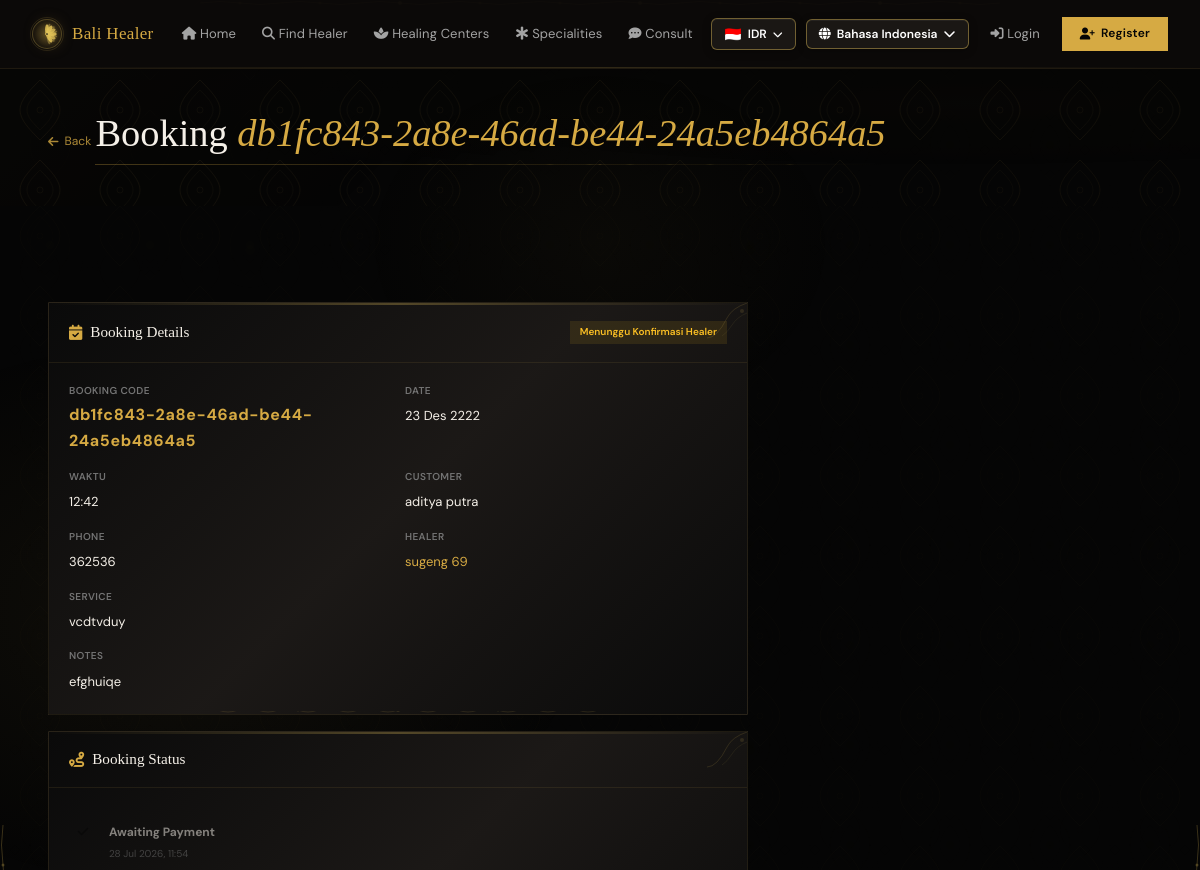
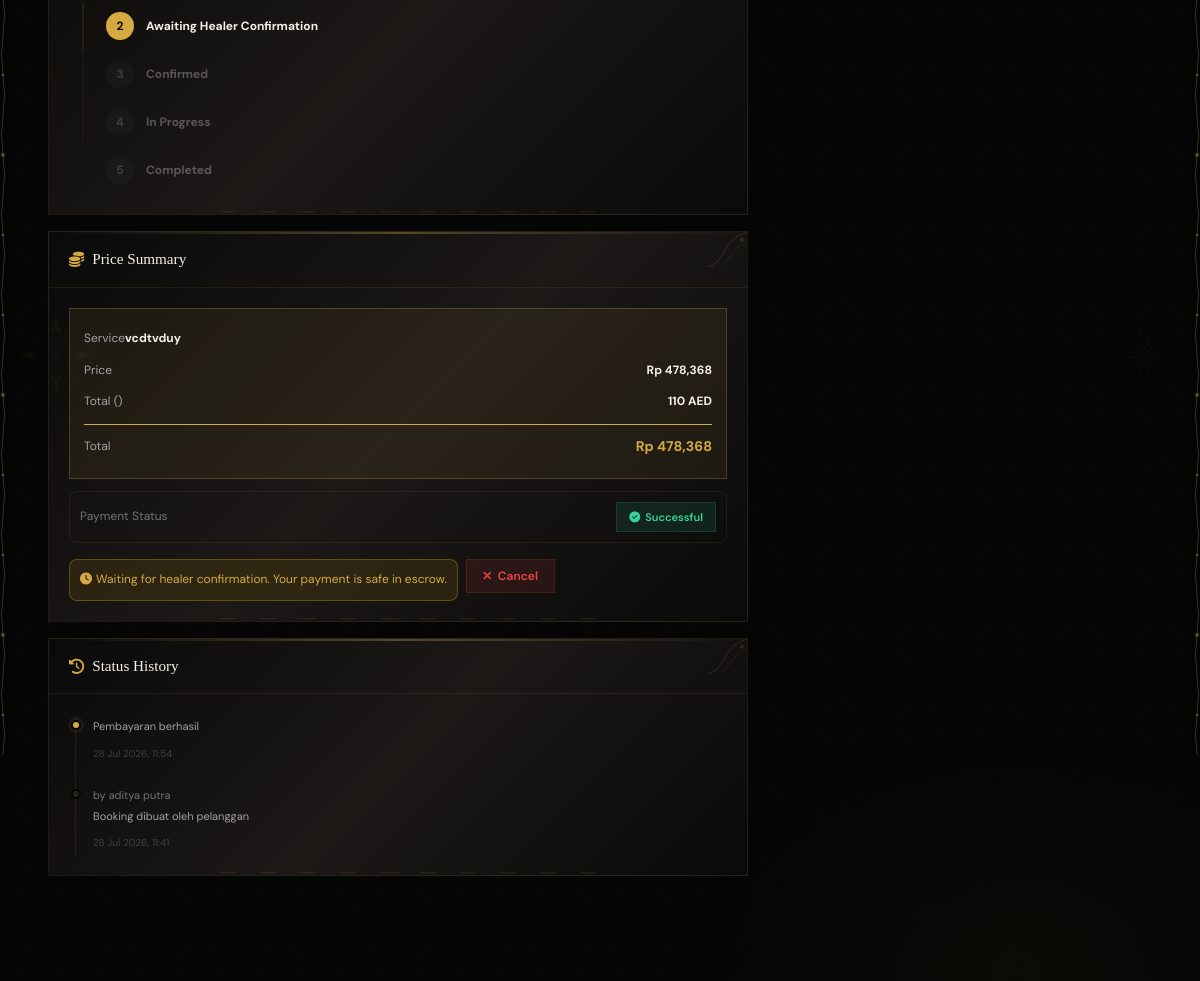
Before: /id/booking/db1fc843-2a8e-46ad-be44-24a5eb4864a5/ (upper part) with the older database file (2 pictures, top to bottom).
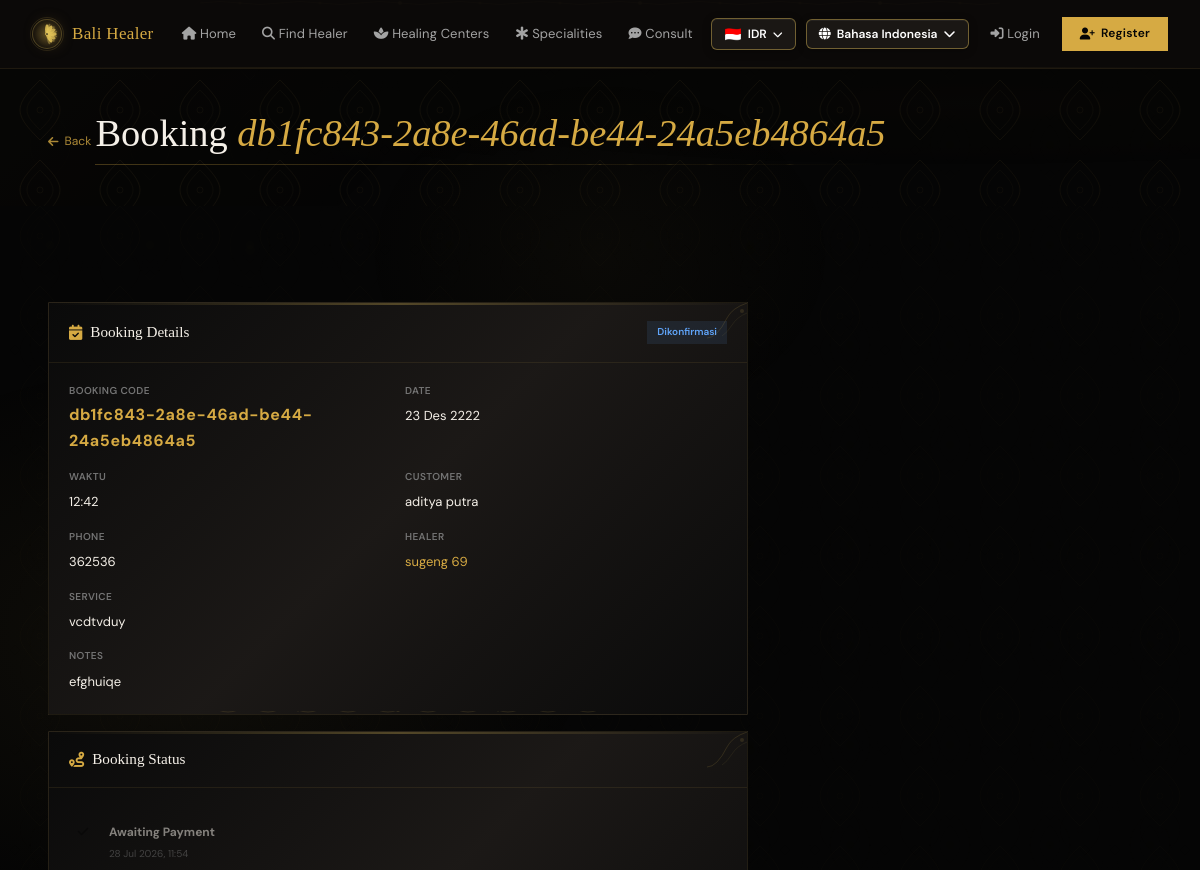
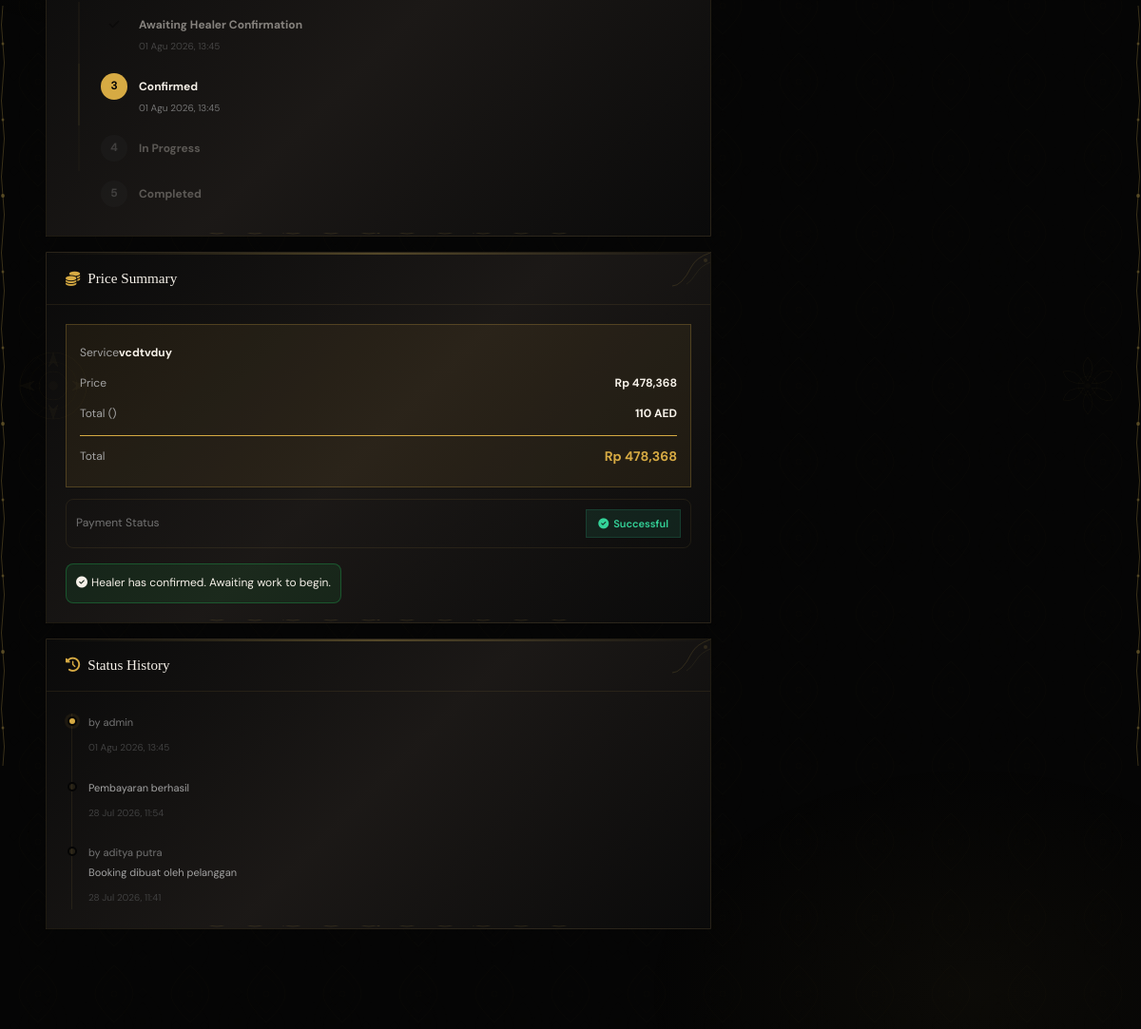
After: the same page with the newer database file (2 pictures, top to bottom).
### bookings/models.py (models this page shows, shortened)
class Booking(models.Model):
    STATUS_CHOICES = [
        ('pending_payment', 'Menunggu Pembayaran'),
        ('pending_confirm', 'Menunggu Konfirmasi Healer'),
        ('confirmed', 'Dikonfirmasi'),
        ('in_progress', 'Sedang Dikerjakan'),
        ('completed', 'Selesai'),
        ('cancelled', 'Dibatalkan'),
        ('expired', 'Kadaluarsa'),
        ('refunded', 'Dikembalikan'),
    ]
    VALID_TRANSITIONS = {
        'pending_payment': ['pending_confirm', 'cancelled', 'expired'],
        'pending_confirm': ['confirmed', 'cancelled', 'refunded'],
        'confirmed': ['in_progress', 'cancelled', 'refunded'],
        'in_progress': ['completed', 'refunded'],
        'completed': [],
        'cancelled': [],
        'expired': [],
        'refunded': [],
    }
    booking_code = models.CharField(max_length=40, unique=True, blank=True)
    healer = models.ForeignKey(Healer, on_delete=models.CASCADE, related_name='bookings')
    customer = models.ForeignKey(User, on_delete=models.SET_NULL, null=True, blank=True, related_name='bookings')
    customer_name = models.CharField(max_length=200)
    customer_email = models.EmailField()
    customer_phone = models.CharField(max_length=20)
    service_type = models.CharField(max_length=200)
    service_price_idr = models.DecimalField(max_digits=12, decimal_places=2, default=0)
    booking_date = models.DateField()
    booking_time = models.TimeField()
    notes = models.TextField(blank=True)
    total_price_idr = models.DecimalField(max_digits=12, decimal_places=2, default=0)
    currency = models.CharField(max_length=10, default='IDR')
    total_price_converted = models.DecimalField(max_digits=12, decimal_places=2, default=0)
    status = models.CharField(max_length=20, choices=STATUS_CHOICES, default='pending_payment', db_index=True)
    confirmed_at = models.DateTimeField(null=True, blank=True)
    started_at = models.DateTimeField(null=True, blank=True)
    completed_at = models.DateTimeField(null=True, blank=True)
    cancelled_at = models.DateTimeField(null=True, blank=True)
    cancel_reason = models.TextField(blank=True)
    created_at = models.DateTimeField(auto_now_add=True)
    updated_at = models.DateTimeField(auto_now=True)
    class Meta:
        ordering = ['-created_at']

class BookingStatusLog(models.Model):
    booking = models.ForeignKey(Booking, on_delete=models.CASCADE, related_name='status_logs')
    old_status = models.CharField(max_length=20)
    new_status = models.CharField(max_length=20)
    changed_by = models.ForeignKey(User, on_delete=models.SET_NULL, null=True, blank=True)
    reason = models.TextField(blank=True)
    created_at = models.DateTimeField(auto_now_add=True)
    class Meta:
        ordering = ['-created_at']

### healers/models.py (models this page shows, shortened)
class Healer(models.Model):
    user = models.OneToOneField(User, on_delete=models.CASCADE, null=True, blank=True)
    name = models.CharField(max_length=200)
    slug = models.SlugField(unique=True, default=uuid.uuid1)
    category = models.ForeignKey(HealerCategory, on_delete=models.SET_NULL, null=True)
    bio = models.TextField()
    experience_years = models.PositiveIntegerField(default=0)
    photo = models.ImageField(upload_to='healer_photos/', blank=True, null=True)
    phone = models.CharField(max_length=20)
    email = models.EmailField(blank=True)
    address = models.TextField()
    price_idr = models.DecimalField(max_digits=12, decimal_places=2, default=0)
    rating = models.DecimalField(max_digits=3, decimal_places=2, default=5.0)
    is_available = models.BooleanField(default=True, db_index=True)
    specializations = models.TextField(blank=True, help_text='Pisahkan dengan koma')
    created_at = models.DateTimeField(auto_now_add=True)
    updated_at = models.DateTimeField(auto_now=True)
    class Meta:
        ordering = ['-rating', '-experience_years']

### bookings/views.py (the view, shortened to what this page needs)
# urls.py: path('booking/<str:booking_code>/', views.booking_detail, name='booking_detail'),
def booking_detail(request, booking_code):
    booking = get_object_or_404(
        Booking.objects.select_related('healer', 'customer'),
        booking_code=booking_code
    )
    status_logs = booking.status_logs.select_related('changed_by').all()[:10]
    try:
        payment = booking.payment
    except Payment.DoesNotExist:
        payment = None
    currency_info = {
        'code': booking.currency,
        'name': CURRENCY_NAMES.get(booking.currency, booking.currency),
    }
    is_healer_view = False
    return render(request, 'booking_detail.html', {
        'booking': booking,
        'payment': payment,
        'status_logs': status_logs,
        'currency_info': currency_info,
        'is_healer_view': is_healer_view,
    })

### templates/booking_detail.html (shortened to what the changed rows need)
{% extends 'base.html' %}
{% load static %}
{% load i18n %}
{% load l10n %}
{% load currency_tags %}
{% block content %}
<div class="page-header">
    <div class="container">
        <div style="position:relative;display:inline-block">
            <h1>{% trans "Booking" %} <em>{{ booking.booking_code }}</em></h1>
        </div>
    </div>
</div>
<section class="section" data-reveal>
    <div class="container">
        <div class="booking-detail-layout">
            <div class="card" style="margin-bottom:16px">
                <div class="card-header">
                    <h3><i class="fas fa-calendar-check" style="color:var(--gold)"></i> {% trans "Booking Details" %}</h3>
                    <span class="status-badge status-{{ booking.status }}">{{ booking.get_status_display }}</span>
                </div>
                <div class="card-body">
                    <div class="detail-grid">
                        <div class="detail-item"><label>{% trans "Booking Code" %}</label><strong class="booking-code">{{ booking.booking_code }}</strong></div>
                        <div class="detail-item"><label>{% trans "Date" %}</label><span>{{ booking.booking_date|date:"d M Y" }}</span></div>
                        <div class="detail-item"><label>{% trans "Time" %}</label><span>{{ booking.booking_time|time:"H:i" }}</span></div>
                        <div class="detail-item"><label>{% trans "Customer" %}</label><span>{{ booking.customer_name }}</span></div>
                        <div class="detail-item"><label>{% trans "Phone" %}</label><span>{{ booking.customer_phone }}</span></div>
                        <div class="detail-item"><label>{% trans "Healer" %}</label><a href="{% url 'healer_detail' booking.healer.slug %}">{{ booking.healer.name }}</a></div>
                        <div class="detail-item"><label>{% trans "Service" %}</label><span>{{ booking.service_type }}</span></div>
                        <div class="detail-item full"><label>{% trans "Notes" %}</label><span>{{ booking.notes|default:"-" }}</span></div>
                    </div>
                </div>
            </div>
            <div class="card" style="margin-bottom:16px">
                <div class="card-body">
                    <div style="display:flex;flex-direction:column;gap:0">
                        <div style="display:flex;align-items:flex-start;gap:12px;padding:10px 0;border-left:2px solid var(--border);margin-left:13px;padding-left:22px;{% if booking.status == 'pending_confirm' %}opacity:1{% elif booking.status == 'confirmed' or booking.status == 'in_progress' or booking.status == 'completed' %}opacity:0.5{% else %}opacity:0.3{% endif %}">
                            <div style="width:28px;height:28px;border-radius:50%;display:flex;align-items:center;justify-content:center;flex-shrink:0;font-size:12px;font-weight:700;
                                {% if booking.status == 'pending_confirm' %}background:var(--gold);color:var(--bg)
                                {% elif booking.status == 'confirmed' or booking.status == 'in_progress' or booking.status == 'completed' %}background:var(--emerald-500);color:var(--bg)
                                {% else %}background:var(--stone-700);color:var(--stone-400){% endif %}">
                                {% if booking.status == 'pending_confirm' %}2{% elif booking.status == 'confirmed' or booking.status == 'in_progress' or booking.status == 'completed' %}<i class="fas fa-check"></i>{% else %}2{% endif %}
                            </div>
                            <div>
                                <strong style="font-size:12px;color:var(--fg)">{% trans "Awaiting Healer Confirmation" %}</strong>
                                {% if booking.confirmed_at %}<p style="font-size:10px;color:var(--stone-500);margin:2px 0 0">{{ booking.confirmed_at|date:"d M Y, H:i" }}</p>{% endif %}
                            </div>
                        </div>
                        <div style="display:flex;align-items:flex-start;gap:12px;padding:10px 0;border-left:2px solid var(--border);margin-left:13px;padding-left:22px;{% if booking.status == 'confirmed' %}opacity:1{% elif booking.status == 'in_progress' or booking.status == 'completed' %}opacity:0.5{% else %}opacity:0.3{% endif %}">
                            <div style="width:28px;height:28px;border-radius:50%;display:flex;align-items:center;justify-content:center;flex-shrink:0;font-size:12px;font-weight:700;
                                {% if booking.status == 'confirmed' %}background:var(--gold);color:var(--bg)
                                {% elif booking.status == 'in_progress' or booking.status == 'completed' %}background:var(--emerald-500);color:var(--bg)
                                {% else %}background:var(--stone-700);color:var(--stone-400){% endif %}">
                                {% if booking.status == 'confirmed' %}3{% elif booking.status == 'in_progress' or booking.status == 'completed' %}<i class="fas fa-check"></i>{% else %}3{% endif %}
                            </div>
                            <div>
                                <strong style="font-size:12px;color:var(--fg)">{% trans "Confirmed" %}</strong>
                                {% if booking.confirmed_at %}<p style="font-size:10px;color:var(--stone-500);margin:2px 0 0">{{ booking.confirmed_at|date:"d M Y, H:i" }}</p>{% endif %}
                            </div>
                        </div>
                    </div>
                </div>
            </div>
            <div class="card" style="margin-bottom:16px">
                <div class="card-body">
                    <div class="price-summary">
                        <div class="price-row"><span>{% trans "Service" %}</label><strong>{{ booking.service_type }}</strong></div>
                        {% if booking.total_price_converted and booking.currency != 'IDR' %}
                        <div class="price-row"><span>{% blocktrans %}Total ({{ booking.currency }}){% endblocktrans %}</span><strong>{{ booking.total_price_converted|floatformat:0 }} {{ booking.currency }}</strong></div>
                        {% endif %}
                    </div>
                    <div class="booking-actions">
                        {% if is_healer_view %}
                            {% if booking.status == 'pending_confirm' %}
                            <form method="POST" action="{% url 'booking_confirm' booking.booking_code %}" style="display:inline">
                                {% csrf_token %}
                                <button type="submit" class="btn btn-gold"><i class="fas fa-check"></i> {% trans "Confirm Booking" %}</button>
                            </form>
                            {% endif %}
                            {% if booking.status == 'confirmed' %}
                            <form method="POST" action="{% url 'booking_start_work' booking.booking_code %}" style="display:inline">
                                {% csrf_token %}
                                <button type="submit" class="btn btn-gold"><i class="fas fa-play"></i> {% trans "Start Work" %}</button>
                            </form>
                            {% endif %}
                            {% if booking.status == 'in_progress' %}
                            <form method="POST" action="{% url 'booking_complete_work' booking.booking_code %}" style="display:inline">
                                {% csrf_token %}
                                <button type="submit" class="btn btn-gold"><i class="fas fa-check-double"></i> {% trans "Complete Work" %}</button>
                            </form>
                            {% endif %}
                            {% if booking.status == 'pending_payment' %}
                            <div style="padding:10px;background:rgba(234,179,8,0.1);border:1px solid rgba(234,179,8,0.3);border-radius:8px;font-size:12px;color:var(--gold)">
                                <i class="fas fa-clock" style="margin-right:4px"></i>{% trans "Waiting for customer to complete payment." %}
                            </div>
                            {% endif %}
                            {% if booking.status == 'completed' %}
                            <div style="padding:10px;background:rgba(34,197,94,0.1);border:1px solid rgba(34,197,94,0.3);border-radius:8px;font-size:12px;color:var(--emerald-500)">
                                <i class="fas fa-check-double" style="margin-right:4px"></i>{% trans "Work completed. Funds have been released." %}
                            </div>
                            {% endif %}
                            {% if booking.status == 'cancelled' %}
                            <div style="padding:10px;background:rgba(239,68,68,0.1);border:1px solid rgba(239,68,68,0.3);border-radius:8px;font-size:12px;color:var(--red)">
                                <i class="fas fa-xmark" style="margin-right:4px"></i>{% trans "This booking has been cancelled." %}
                            </div>
                            {% endif %}
                        {% else %}
                            {% if booking.status == 'pending_confirm' %}
                            <div style="padding:10px;background:rgba(234,179,8,0.1);border:1px solid rgba(234,179,8,0.3);border-radius:8px;font-size:12px;color:var(--gold)">
                                <i class="fas fa-clock" style="margin-right:4px"></i>{% trans "Waiting for healer confirmation. Your payment is safe in escrow." %}
                            </div>
                            <form method="POST" action="{% url 'booking_cancel' booking.booking_code %}" onsubmit="return confirm('{% trans "Cancel this booking? Funds will be refunded." %}')" style="display:inline">
                                <button type="submit" class="btn btn-danger"><i class="fas fa-xmark"></i> {% trans "Cancel" %}</button>
                            </form>
                            {% endif %}
                            {% if booking.status == 'confirmed' %}
                            <div style="padding:10px;background:rgba(34,197,94,0.1);border:1px solid rgba(34,197,94,0.3);border-radius:8px;font-size:12px;color:var(--emerald-500)">
                                <i class="fas fa-check-circle" style="margin-right:4px"></i>{% trans "Healer has confirmed. Awaiting work to begin." %}
                            </div>
                            {% endif %}
                        {% endif %}
                    </div>
                </div>
            </div>
            {% if status_logs %}
            <div class="card" style="margin-bottom:16px">
                <div class="card-body">
                    <div class="timeline">
                        {% for log in status_logs %}
                        <div class="timeline-item">
                            <div class="timeline-dot {% if forloop.first %}active{% endif %}"></div>
                            <div class="timeline-content">
                                {% if log.changed_by %}<p style="font-size:11px;color:var(--stone-500)">{% trans "by" %} {{ log.changed_by.get_full_name|default:log.changed_by.username }}</p>{% endif %}
                                {% if log.reason %}<p>{{ log.reason }}</p>{% endif %}
                                <small>{{ log.created_at|date:"d M Y, H:i" }}</small>
                            </div>
                        </div>
                        {% endfor %}
                    </div>
                </div>
            </div>
            {% endif %}
        </div>
    </div>
</section>
{% endblock %}

Changed rows visible on the page:
changed Booking "db1fc843-2a8e-46ad-be44-24a5eb4864a5": status "Menunggu Konfirmasi Healer" → "Dikonfirmasi"; confirmed_at (not shown) → "01 Agu 2026, 13:45"
added BookingStatusLog: changed_by.get_full_name "admin", created_at "01 Agu 2026, 13:45"
Other visible differences:
text no longer shown: "2 Waiting for healer confirmation. Your payment is safe in escrow. Cancel"
text now shown: "Healer has confirmed. Awaiting work to begin."
